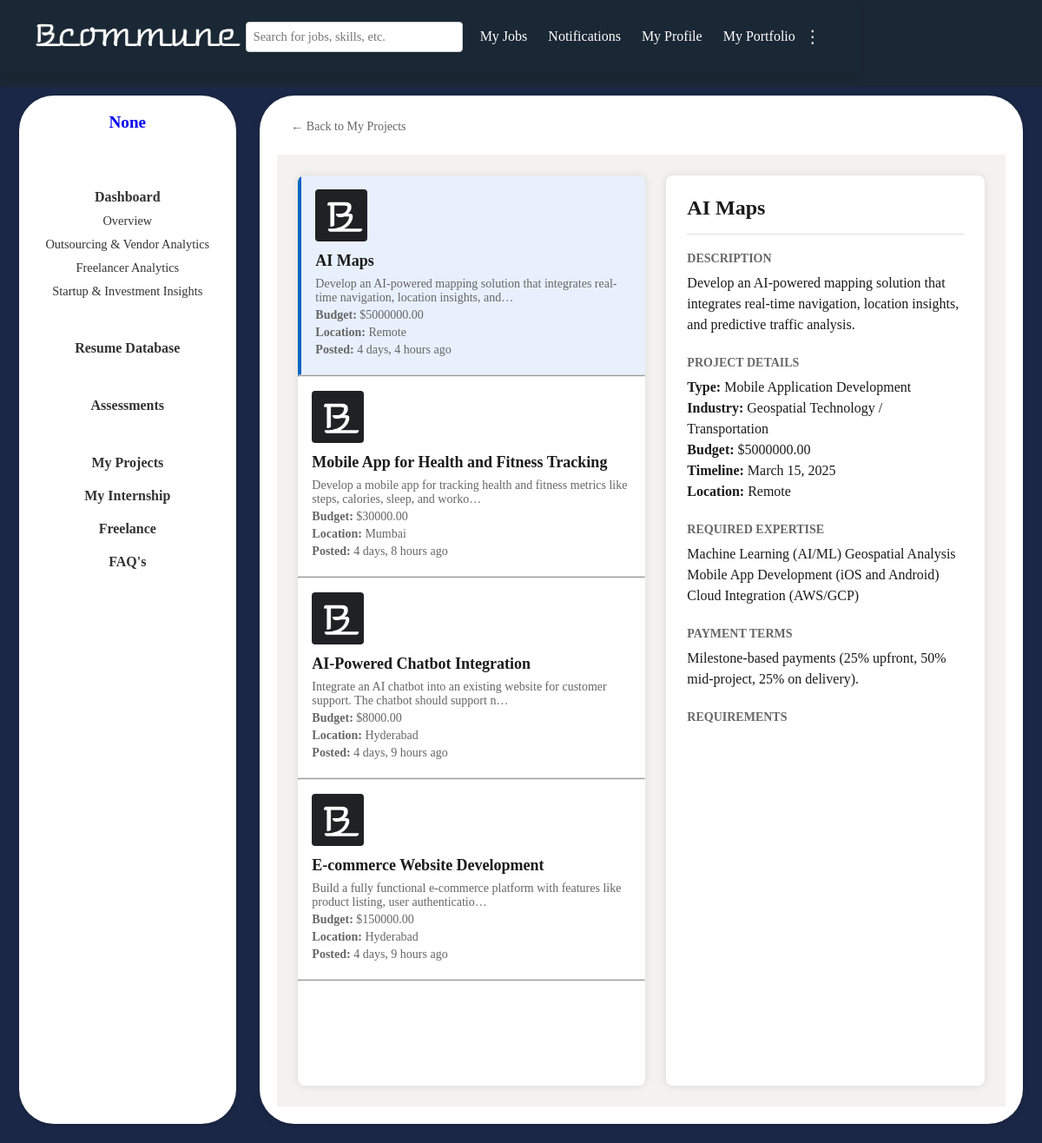
The page /company/dashboard/myprojects/explore/ (signed in) on the database its author committed.
### users/models.py (models this page shows, shortened)
class CustomUser(AbstractUser):
    USER_TYPE_CHOICES = (
        ('individual', 'Individual'),
        ('company', 'Company'),
    )
    user_type = models.CharField(max_length=10, choices=USER_TYPE_CHOICES, default='company')
    company_name = models.CharField(max_length=255, null=True, blank=True)
    company_website = models.URLField(max_length=200, null=True, blank=True)
    industry = models.CharField(max_length=100, null=True, blank=True)
    company_size = models.CharField(max_length=20, null=True, blank=True)
    company_type = models.CharField(max_length=255, null=True, blank=True)
    designation = models.CharField(max_length=255, null=True, blank=True)
    phone_number = models.CharField(max_length=15, null=True, blank=True)
    bcommune_profile = models.URLField(null=True, blank=True)
    profile_picture = models.ImageField(upload_to='profile_pics/', blank=True, null=True)
    about_company = models.TextField(null=True, blank=True)  # About the Company
    founding_year = models.PositiveIntegerField(null=True, blank=True)  # Establishment Year
    headquarters = models.CharField(max_length=255, null=True, blank=True)  # Headquarters Location
    branches = models.TextField(null=True, blank=True)
    business_registration_number = models.CharField(max_length=100, null=True, blank=True)
    legal_structure = models.CharField(
        max_length=50,
        choices=[
            ('LLP', 'LLP'),
            ('Pvt Ltd', 'Private Limited'),
            ('Partnership', 'Partnership'),
            ('Sole Proprietorship', 'Sole Proprietorship'),
            ('Others', 'Others'),
        ],
        null=True,
        blank=True
    )
    core_services = models.TextField(null=True, blank=True)
    social_media_links = models.JSONField(default=dict, blank=True)  # Example: {"facebook": "", "linkedin": "", "twitter": ""}
    portfolio = models.TextField(null=True, blank=True)

class Project(models.Model):
    company = models.ForeignKey(settings.AUTH_USER_MODEL, on_delete=models.CASCADE)
    title = models.CharField(max_length=200)
    description = models.TextField()
    project_type = models.CharField(max_length=100)
    industry = models.CharField(max_length=100)
    budget = models.DecimalField(max_digits=15, decimal_places=2)
    timeline = models.DateField()
    location = models.CharField(max_length=200, blank=True, null=True)
    expertise_required = models.TextField()
    payment_terms = models.TextField()
    nda_required = models.BooleanField(default=False)
    confidentiality_required = models.BooleanField(default=False)
    ip_rights_required = models.BooleanField(default=False)
    custom_field = models.CharField(max_length=200, blank=True, null=True)
    created_at = models.DateTimeField(auto_now_add=True)

### users/views.py (the view, shortened to what this page needs)
# urls.py: path('company/dashboard/myprojects/explore/', views.explore_projects, name='explore_projects'),
@login_required
def explore_projects(request):
    other_company_projects = Project.objects.exclude(company=request.user).order_by('-created_at')
    selected_project_id = request.GET.get('selected_project')
    first_project = None
    if selected_project_id:
        try:
            first_project = Project.objects.get(id=selected_project_id)
        except Project.DoesNotExist:
            first_project = other_company_projects.first()
    else:
        first_project = other_company_projects.first()
    context = {
        'projects': other_company_projects,
        'first_project': first_project,
        'selected_project_id': selected_project_id,
    }
    return render(request, 'explore_projects.html', context)

### users/templates/explore_projects.html (shortened to what this page needs)
{% load static %}
<!DOCTYPE html>
<html lang="en">
<head>
    <link rel="stylesheet" href="{% static 'css/common.css'%}">
</head>
<body>
    {% include 'header2.html' %}
    <div class="main-container">
        {% include 'sidebarcompany.html' %}
        <div class="content">
            <a href="{% url 'myprojects' %}" class="back-button">
                ← Back to My Projects
            </a>
            <div class="projects-container">
                <div class="projects-list">
                    {% if projects %}
                        {% for project in projects %}
                            <div class="project-card {% if project.id|stringformat:'s' == selected_project_id %}active{% elif not selected_project_id and forloop.first %}active{% endif %}" data-project-id="{{ project.id }}">
                                <div class="bid-logo">
                                    <img src="{% static 'images/B.png' %}" alt="Project Logo">
                                </div>
                                <h3>{{ project.title }}</h3>
                                <p>{{ project.description|truncatechars:100 }}</p>
                                <p><strong>Budget:</strong> ${{ project.budget }}</p>
                                <p><strong>Location:</strong> {{ project.location|default:"Not specified" }}</p>
                                <p><strong>Posted:</strong> {{ project.created_at|timesince }} ago</p>
                            </div>
                            <hr>
                        {% endfor %}
                    {% else %}
                        <p class="no-projects">No projects available from other companies at the moment.</p>
                    {% endif %}
                </div>
                <div class="project-details">
                    <div id="project-detail-content">
                        {% if first_project %}
                            <h2>{{ first_project.title }}</h2>
                            <div class="detail-section">
                                <h3>Description</h3>
                                <p>{{ first_project.description }}</p>
                            </div>
                            <div class="detail-section">
                                <h3>Project Details</h3>
                                <p><strong>Type:</strong> {{ first_project.project_type }}</p>
                                <p><strong>Industry:</strong> {{ first_project.industry }}</p>
                                <p><strong>Budget:</strong> ${{ first_project.budget }}</p>
                                <p><strong>Timeline:</strong> {{ first_project.timeline }}</p>
                                <p><strong>Location:</strong> {{ first_project.location|default:"Not specified" }}</p>
                            </div>
                            <div class="detail-section">
                                <h3>Required Expertise</h3>
                                <p>{{ first_project.expertise_required }}</p>
                            </div>
                            <div class="detail-section">
                                <h3>Payment Terms</h3>
                                <p>{{ first_project.payment_terms }}</p>
                            </div>
                            <div class="detail-section">
                                <h3>Requirements</h3>
                            </div>
                        {% else %}
                            <p class="no-projects">Select a project to view details</p>
                        {% endif %}
                    </div>
                </div>
            </div>
        </div>
    </div>
</body>

### users/templates/sidebarcompany.html
{%load static%}
<div class="sidebar">
    <a href="{% url 'company_profile' %}" style=" text-decoration: none;" ><h2>{{ user.company_name }}</h2></a>
    <br><br>
    <h4>
      <a href="#" style="text-decoration: none; color: inherit;">Dashboard</a>
    </h4>
    <ul>
        <li>
          <a href="#" style="text-decoration: none; color: inherit;">Overview</a>
        </li>
        <li>
          <a href="#" style="text-decoration: none; color: inherit;">Outsourcing & Vendor Analytics</a>
        </li>
        <li>
          <a href="#" style="text-decoration: none; color: inherit;">Freelancer Analytics</a>
        </li>
        <li>
          <a href="#" style="text-decoration: none; color: inherit;">Startup & Investment Insights</a>
        </li>
    </ul>
    <br>
    <h4>
      <a href="{%url 'resume_database'%}" style="text-decoration: none; color: inherit;">Resume Database</a>
    </h4>
    <br>
    <h4>
      <a href="#" style="text-decoration: none; color: inherit;">Assessments</a>
    </h4>
    <br>
    <h4>
      <a href="{% url 'myprojects' %}" style="text-decoration: none; color: inherit;">My Projects</a>
    </h4>
    <h4>
      <a href="{%url 'myinternships'%}" style="text-decoration: none; color: inherit;">My Internship</a>
    </h4>
    <h4>
      <a href="{%url 'freelance'%}" style="text-decoration: none; color: inherit;">Freelance</a>
    </h4>
    <h4>
      <a href="{% url 'faq' %}" style="text-decoration: none; color: inherit;">FAQ's</a>
    </h4>
</div>

### static/css/common.css (style rules this page uses)
* { margin: 0; padding: 0; box-sizing: border-box; font-family:Cambria, Cochin, Georgia, Times, 'Times New Roman', serif; }
body { background-color: #1a2734; color: #333; font-family: Arial, sans-serif; min-height: 100vh; display: flex; flex-direction: column; margin: 0; }
.sidebar { background-color: white; padding: 20px; width: 250px; min-height: calc(100vh - 30px); margin-right: 0.2cm; border-radius: 40px; text-align: center; box-shadow: 0 2px 5px rgba(0, 0, 0, 0.1); flex-shrink: 0; margin-left: 1%; margin-bottom: 1%; }
.sidebar h2 { font-size: 1.2rem; margin-bottom: 10px; }
.sidebar h4 { margin: 20px 0 10px; font-size: 1rem; }
.sidebar ul { list-style: none; padding: 0; }
.sidebar ul li { margin: 10px 0; font-size: 0.9rem; cursor: pointer; }
.main-container { display: flex; flex-wrap: wrap; justify-content: space-between; padding: 10px; background-color: #1a2746; margin-top: 100px; gap: 20px; }
.content { flex: 1; padding: 20px; background-color: white; border-radius: 40px; box-shadow: 0 2px 10px rgba(0, 0, 0, 0.1); margin-bottom: 1%; margin-right: 1%; }

### users/templates/explore_projects.html (style rules this page uses)
.projects-container { display: flex; gap: 24px; padding: 24px; background-color: #f3f2ef; min-height: calc(100vh - 100px); }
.projects-list { flex: 0 0 400px; height: calc(100vh - 148px); overflow-y: auto; background-color: white; border-radius: 8px; box-shadow: 0 0 10px rgba(0,0,0,0.1); }
.project-card { padding: 16px; border-bottom: 1px solid #e0e0e0; cursor: pointer; transition: background-color 0.2s; }
.project-card.active { background-color: #e8f0fe; border-left: 4px solid #0a66c2; }
.project-card h3 { margin: 0 0 8px 0; color: #1a1a1a; font-size: 18px; }
.project-card p { margin: 4px 0; color: #666; font-size: 14px; }
.project-card .bid-logo { width: 60px; height: 60px; margin-bottom: 12px; }
.project-card .bid-logo img { width: 100%; height: 100%; object-fit: cover; border-radius: 4px; }
.project-details { flex: 1; background-color: white; border-radius: 8px; padding: 24px; box-shadow: 0 0 10px rgba(0,0,0,0.1); height: calc(100vh - 148px); overflow-y: auto; }
.project-details h2 { margin: 0 0 20px 0; color: #1a1a1a; padding-bottom: 16px; border-bottom: 1px solid #e0e0e0; font-size: 24px; }
.detail-section { margin-bottom: 24px; }
.detail-section h3 { color: #666; font-size: 14px; margin-bottom: 8px; text-transform: uppercase; }
.detail-section p { color: #1a1a1a; margin: 0; line-height: 1.5; }
.back-button { display: inline-flex; align-items: center; gap: 8px; color: #666; text-decoration: none; margin-bottom: 16px; font-size: 14px; padding: 8px 16px; border-radius: 4px; transition: background-color 0.2s; }

### rows shown on the page
CustomUser: company_name "None"
Project: title "AI Maps", description "Develop an AI-powered mapping solution that integrates real-time navigation, location insights, and…", budget "5000000.00", location "Remote", created_at "4 days, 4 hours", description "Develop an AI-powered mapping solution that integrates real-time navigation, location insights, and predictive traffic analysis.", project_type "Mobile Application Development", industry "Geospatial Technology / Transportation", timeline "March 15, 2025", expertise_required "Machine Learning (AI/ML) Geospatial Analysis Mobile App Development (iOS and Android) Cloud Integration (AWS/GCP)", payment_terms "Milestone-based payments (25% upfront, 50% mid-project, 25% on delivery)."
Project: title "Mobile App for Health and Fitness Tracking", description "Develop a mobile app for tracking health and fitness metrics like steps, calories, sleep, and worko…", budget "30000.00", location "Mumbai", created_at "4 days, 8 hours"
Project: title "AI-Powered Chatbot Integration", description "Integrate an AI chatbot into an existing website for customer support. The chatbot should support n…", budget "8000.00", location "Hyderabad", created_at "4 days, 9 hours"
Project: title "E-commerce Website Development", description "Build a fully functional e-commerce platform with features like product listing, user authenticatio…", budget "150000.00", location "Hyderabad", created_at "4 days, 9 hours"
